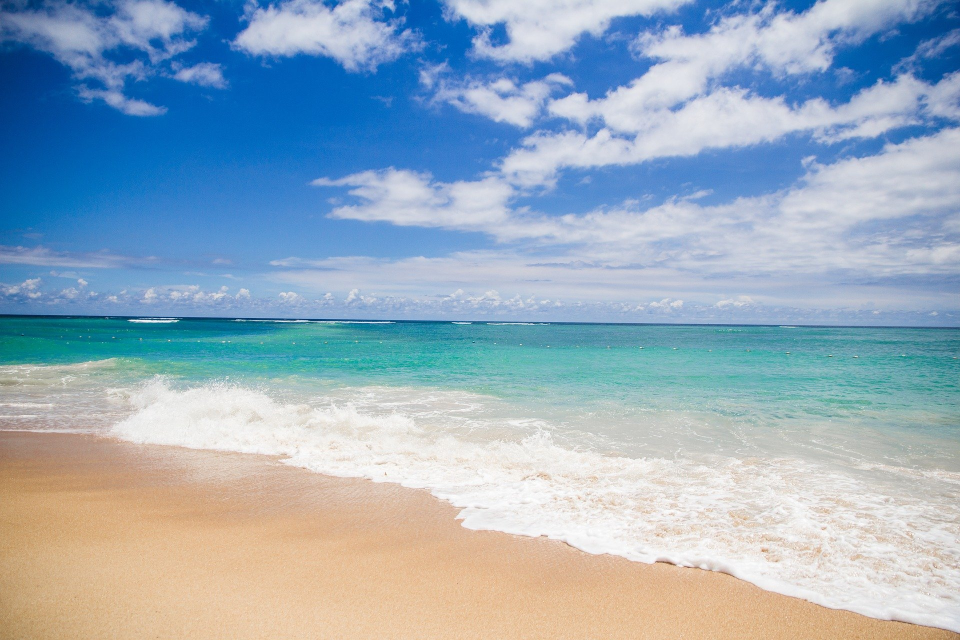
#> input picture AR/background.jpg, 1920 x 1280 px (shown at 1/2 size)
$ python 'main - G1.py'
#> lines starting #> are read from the running program, lines starting #| are printed output that depends on the picture
import cvzone
import cv2
import numpy as np

imgBack = cv2.imread("background.jpg")
#> imgBack is the input picture: shape (1280, 1920, 3); mean B, G, R 189.4, 172.5, 150.7
# imgFront = cv2.imread("cup.png", cv2.IMREAD_UNCHANGED)
# imgFront = cv2.resize(imgFront,(0,0),None,0.1,0.1)

imgFront = cv2.imread("cup.png")
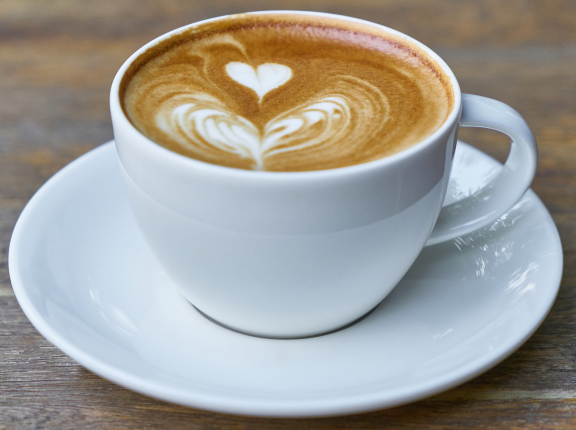
#> input picture AR/cup.png, 1151 x 860 px (shown at 1/2 size)
#> imgFront is the input picture: shape (860, 1151, 3); mean B, G, R 151.6, 157, 159.3
imgBack[0:860,0:1151] = imgFront
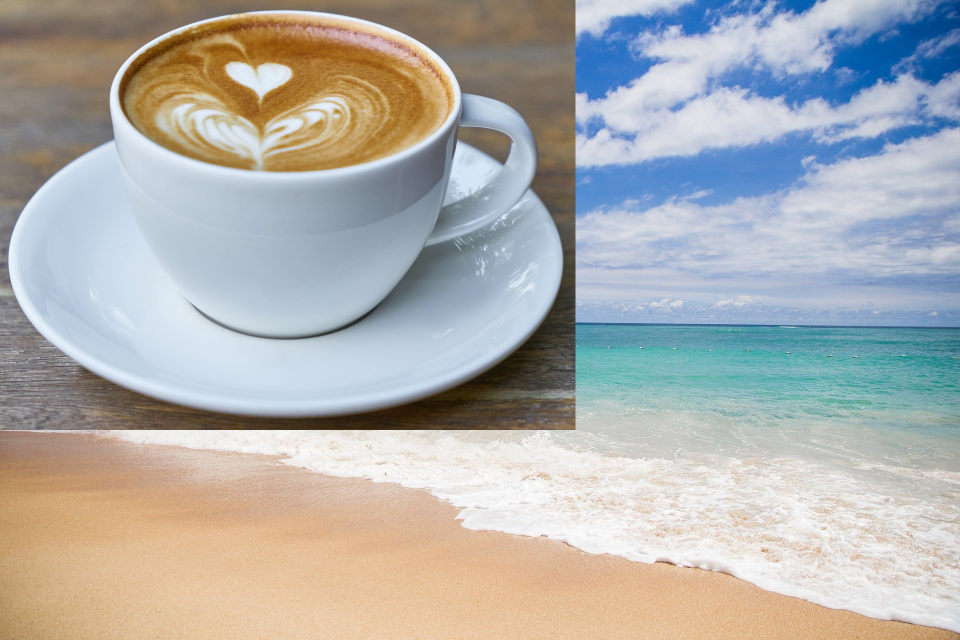
#> imgBack: shape (1280, 1920, 3) (shown at 1/2 size); mean B, G, R 172.9, 175.2, 175.3

# imgResult = cvzone.overlayPNG(imgBack, imgFront, [100,100])
# cv2.imshow("Image", imgResult)

# cv2.imshow("Image", imgFront)
cv2.imshow("Image", imgBack)
cv2.waitKey(0)
